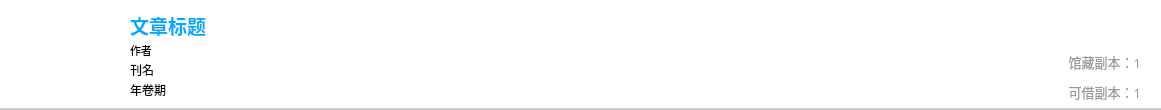
<?xml version="1.0" encoding="UTF-8"?>
<ui version="4.0">
 <class>BookWidget</class>
 <widget class="QWidget" name="BookWidget">
  <property name="geometry">
   <rect>
    <x>0</x>
    <y>0</y>
    <width>1161</width>
    <height>110</height>
   </rect>
  </property>
  <property name="minimumSize">
   <size>
    <width>1161</width>
    <height>110</height>
   </size>
  </property>
  <property name="windowTitle">
   <string>Form</string>
  </property>
  <widget class="QLabel" name="img">
   <property name="geometry">
    <rect>
     <x>40</x>
     <y>10</y>
     <width>61</width>
     <height>91</height>
    </rect>
   </property>
   <property name="styleSheet">
    <string notr="true"/>
   </property>
   <property name="text">
    <string/>
   </property>
   <property name="pixmap">
    <pixmap resource="myicon.qrc">:/icons/backbook1.jpg</pixmap>
   </property>
   <property name="scaledContents">
    <bool>true</bool>
   </property>
  </widget>
  <widget class="QLabel" name="date">
   <property name="geometry">
    <rect>
     <x>130</x>
     <y>80</y>
     <width>111</width>
     <height>19</height>
    </rect>
   </property>
   <property name="minimumSize">
    <size>
     <width>111</width>
     <height>12</height>
    </size>
   </property>
   <property name="maximumSize">
    <size>
     <width>111</width>
     <height>23</height>
    </size>
   </property>
   <property name="font">
    <font>
     <family>微软雅黑</family>
     <pointsize>9</pointsize>
    </font>
   </property>
   <property name="text">
    <string>年卷期</string>
   </property>
  </widget>
  <widget class="QLabel" name="name">
   <property name="geometry">
    <rect>
     <x>130</x>
     <y>60</y>
     <width>111</width>
     <height>19</height>
    </rect>
   </property>
   <property name="minimumSize">
    <size>
     <width>101</width>
     <height>12</height>
    </size>
   </property>
   <property name="maximumSize">
    <size>
     <width>111</width>
     <height>24</height>
    </size>
   </property>
   <property name="font">
    <font>
     <family>微软雅黑</family>
     <pointsize>9</pointsize>
    </font>
   </property>
   <property name="text">
    <string>刊名</string>
   </property>
  </widget>
  <widget class="QLabel" name="label_5">
   <property name="geometry">
    <rect>
     <x>0</x>
     <y>108</y>
     <width>1161</width>
     <height>2</height>
    </rect>
   </property>
   <property name="styleSheet">
    <string notr="true">QLabel
{
background-color:#cccccc;
}</string>
   </property>
   <property name="text">
    <string/>
   </property>
  </widget>
  <widget class="QLabel" name="author">
   <property name="geometry">
    <rect>
     <x>130</x>
     <y>40</y>
     <width>111</width>
     <height>21</height>
    </rect>
   </property>
   <property name="minimumSize">
    <size>
     <width>111</width>
     <height>12</height>
    </size>
   </property>
   <property name="maximumSize">
    <size>
     <width>111</width>
     <height>24</height>
    </size>
   </property>
   <property name="font">
    <font>
     <family>微软雅黑</family>
     <pointsize>8</pointsize>
    </font>
   </property>
   <property name="text">
    <string>作者</string>
   </property>
  </widget>
  <widget class="QLabel" name="all">
   <property name="geometry">
    <rect>
     <x>970</x>
     <y>51</y>
     <width>171</width>
     <height>21</height>
    </rect>
   </property>
   <property name="minimumSize">
    <size>
     <width>171</width>
     <height>21</height>
    </size>
   </property>
   <property name="maximumSize">
    <size>
     <width>171</width>
     <height>21</height>
    </size>
   </property>
   <property name="font">
    <font>
     <family>微软雅黑</family>
     <pointsize>10</pointsize>
    </font>
   </property>
   <property name="styleSheet">
    <string notr="true">QLabel{
color:#999999;
}</string>
   </property>
   <property name="text">
    <string>馆藏副本：1</string>
   </property>
   <property name="alignment">
    <set>Qt::AlignRight|Qt::AlignTrailing|Qt::AlignVCenter</set>
   </property>
  </widget>
  <widget class="QLabel" name="leaft">
   <property name="geometry">
    <rect>
     <x>970</x>
     <y>81</y>
     <width>171</width>
     <height>21</height>
    </rect>
   </property>
   <property name="minimumSize">
    <size>
     <width>171</width>
     <height>21</height>
    </size>
   </property>
   <property name="maximumSize">
    <size>
     <width>171</width>
     <height>21</height>
    </size>
   </property>
   <property name="font">
    <font>
     <family>微软雅黑</family>
     <pointsize>10</pointsize>
    </font>
   </property>
   <property name="styleSheet">
    <string notr="true">QLabel{
color:#999999;
}</string>
   </property>
   <property name="text">
    <string>可借副本：1</string>
   </property>
   <property name="alignment">
    <set>Qt::AlignRight|Qt::AlignTrailing|Qt::AlignVCenter</set>
   </property>
  </widget>
  <widget class="QLabel" name="label_9">
   <property name="geometry">
    <rect>
     <x>0</x>
     <y>0</y>
     <width>1161</width>
     <height>110</height>
    </rect>
   </property>
   <property name="styleSheet">
    <string notr="true">QLabel{
background-color:white;
}</string>
   </property>
   <property name="text">
    <string/>
   </property>
  </widget>
  <widget class="QPushButton" name="title">
   <property name="geometry">
    <rect>
     <x>130</x>
     <y>10</y>
     <width>831</width>
     <height>31</height>
    </rect>
   </property>
   <property name="font">
    <font>
     <family>微软雅黑</family>
     <pointsize>14</pointsize>
     <weight>75</weight>
     <bold>true</bold>
    </font>
   </property>
   <property name="cursor">
    <cursorShape>PointingHandCursor</cursorShape>
   </property>
   <property name="styleSheet">
    <string notr="true">QPushButton{
text-align:left;
border:none;
color:rgb(0, 170, 255);
}</string>
   </property>
   <property name="text">
    <string>文章标题</string>
   </property>
  </widget>
  <zorder>label_9</zorder>
  <zorder>img</zorder>
  <zorder>date</zorder>
  <zorder>name</zorder>
  <zorder>label_5</zorder>
  <zorder>author</zorder>
  <zorder>all</zorder>
  <zorder>leaft</zorder>
  <zorder>title</zorder>
 </widget>
 <resources>
  <include location="myicon.qrc"/>
 </resources>
 <connections/>
</ui>
